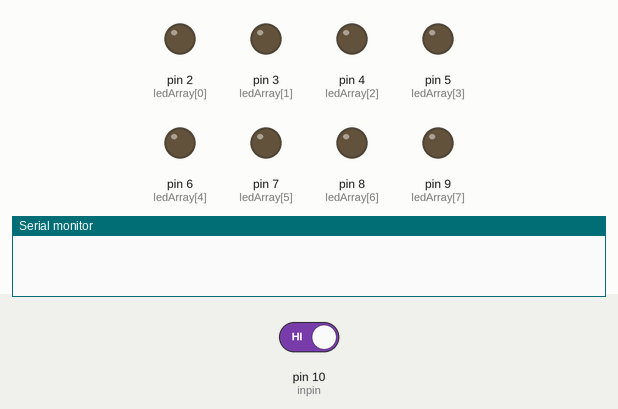
Simulated run of this sketch. Board: Arduino Uno, built with avr-gcc and run on an emulated ATmega328P. On the bench: output pins drawn as LEDs (lit = HIGH), the last lines printed to the serial monitor. Dashed ring = blinking. The inputs (shaded band) are chosen by the test bench; at power-on: pin 10 (inpin) HIGH.

Above: at 2.8 s.
2.9 s: pin 10 (inpin) driven LOW
At 3.75 s:
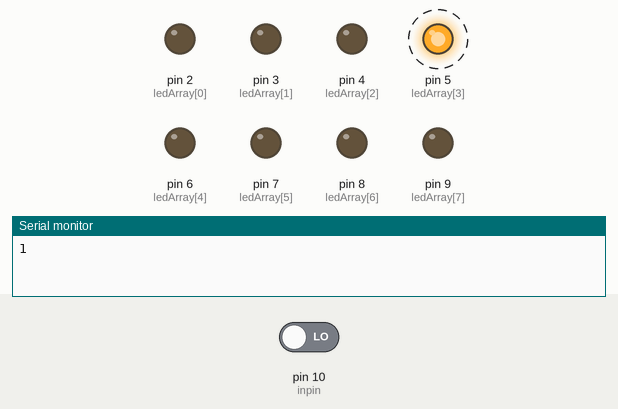
At 4.15 s:
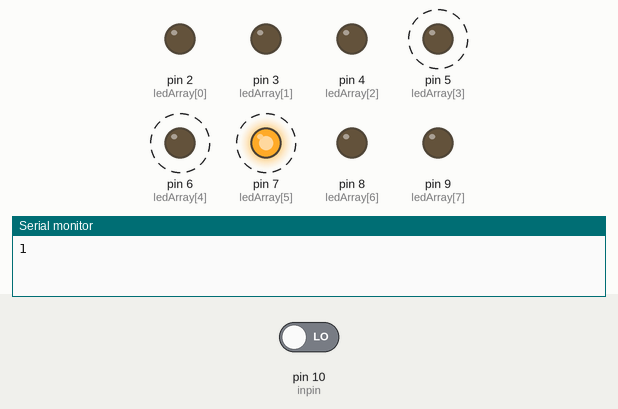
6.4 s: pin 10 (inpin) driven HIGH
At 6.55 s:
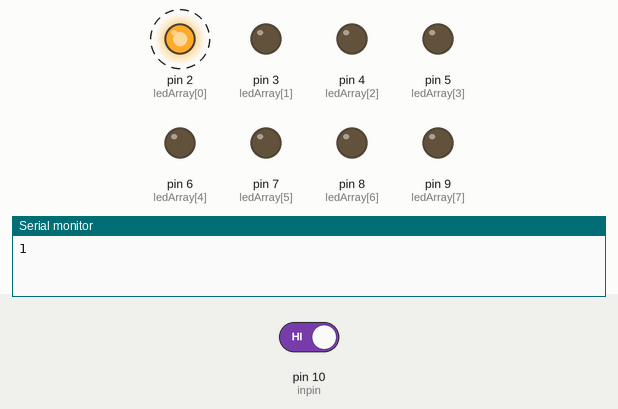
9.9 s: pin 10 (inpin) driven LOW
Timing chart, 0 to 19.9 s (numbered marks = the images above; inputs shaded):
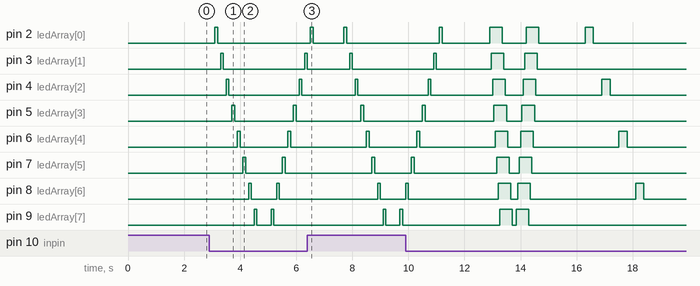

The sketch:

data_structure.ino
```cpp
int ledArray[]={2,3,4,5,6,7,8,9};
int no_of_elements=sizeof(ledArray)/sizeof(ledArray[0]);
int val=0;
int inpin=10;
int t=0;
void setup()
{
  Serial.begin(9600);
  pinMode(inpin,INPUT);
  for(int i;i<=no_of_elements;i++)
  {
    pinMode(ledArray[i],OUTPUT);
  }
}

void loop()
{
  val = digitalRead(inpin);
  if(val==LOW)
  {
    t++;
    delay(100);
    Serial.print(t);
  }
  if(t==1)
  {
      pattern1();
  }
  delay(500);
  if(t==2)
  {
  pattern2();
  }
  delay(500);
  if(t==3)
  {
    pattern3();
  }
  if(t==4)
  {
    pattern4();
  }
  if(t==5)
  {
    pattern5();
  }
  if(t==6)
  {
    pattern6();
  }
  if(t==7)
  {
    t=1;
  }
}
void pattern1()
{
  for(int i=0;i<=no_of_elements;i++)
  {
    digitalWrite(ledArray[i],HIGH);
    delay(100);
    digitalWrite(ledArray[i],LOW);
    delay(100);
  }
  for(int i=no_of_elements;i>=0;i--)
  {
    digitalWrite(ledArray[i],HIGH);
    delay(100);
    digitalWrite(ledArray[i],LOW);
    delay(100);
  }
}
void pattern2()
{
  for(int i=0;i<=no_of_elements;i++)
  {
    digitalWrite(ledArray[i],HIGH);
    delay(50);
  }
  for(int i=0;i<=no_of_elements;i++)
  {
    digitalWrite(ledArray[i],LOW);
    delay(50);
  }

  for(int i=no_of_elements;i>=0;i--)
  {
    digitalWrite(ledArray[i],HIGH);
    delay(50);
  }
  for(int i=no_of_elements;i>=0;i--)
  {
    digitalWrite(ledArray[i],LOW);
    delay(50);
  }
}
void pattern3()
{
  for(int i=0;i<=no_of_elements;i++)
  {
    if(i%2==0)
      digitalWrite(ledArray[i],HIGH);
      delay(300);
      digitalWrite(ledArray[i],LOW);
  }
}
void pattern4()
{
  for(int i=0;i<=no_of_elements;i++)
  {
    if(i%2==1)
      digitalWrite(ledArray[i],HIGH);
      delay(300);
      digitalWrite(ledArray[i],LOW);
  }
}

void pattern5()
{
  for(int i=0;i<=no_of_elements;i++)
  {
    digitalWrite(ledArray[i],HIGH);
    delay(10);
  }
  for(int i=0;i<=no_of_elements;i++)
  {
    digitalWrite(ledArray[i],LOW);
    delay(10);
  }

  for(int i=no_of_elements;i>=0;i--)
  {
    digitalWrite(ledArray[i],HIGH);
    delay(10);
  }
  for(int i=no_of_elements;i>=0;i--)
  {
    digitalWrite(ledArray[i],LOW);
    delay(10);
  }
}
void pattern6()
{
  for(int i=0;i<=no_of_elements;i++)
  {
    digitalWrite(ledArray[i],LOW);
    delay(40);
  }
  for(int i=0;i<=no_of_elements;i++)
  {
    digitalWrite(ledArray[i],HIGH);
    delay(40);
  }

  for(int i=no_of_elements;i>=0;i--)
  {
    digitalWrite(ledArray[i],HIGH);
    delay(40);
  }
  for(int i=no_of_elements;i>=0;i--)
  {
    digitalWrite(ledArray[i],LOW);
    delay(40);
  }
}
```

Measured:
- after the input at 2.9 s, pin 2 (ledArray[0]): LOW → HIGH after 0.20 s, → LOW 0.10 s later; pin 3 (ledArray[1]): LOW → HIGH after 0.40 s, → LOW 0.10 s later, → HIGH 2.9 s later
